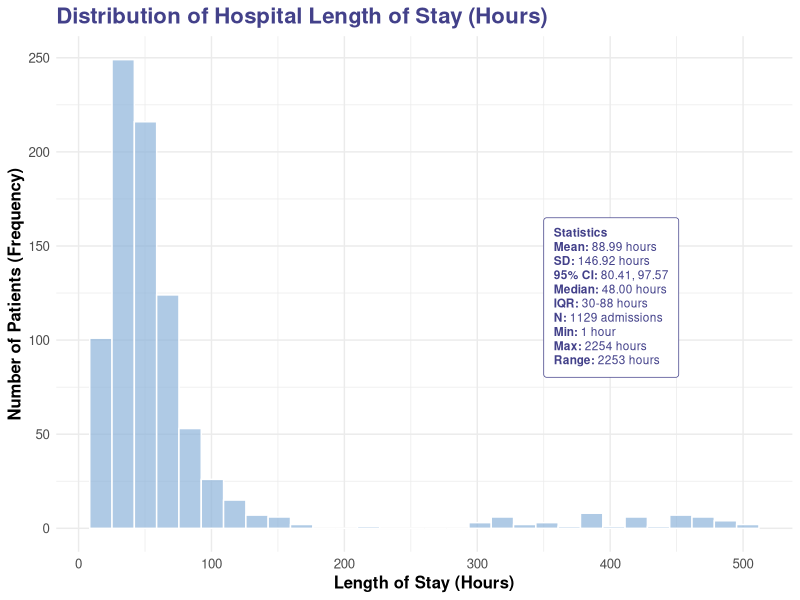
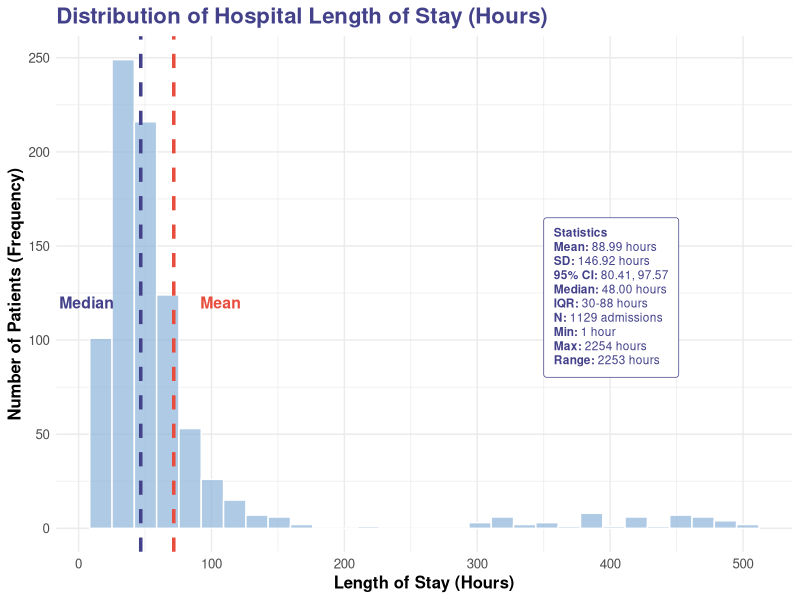
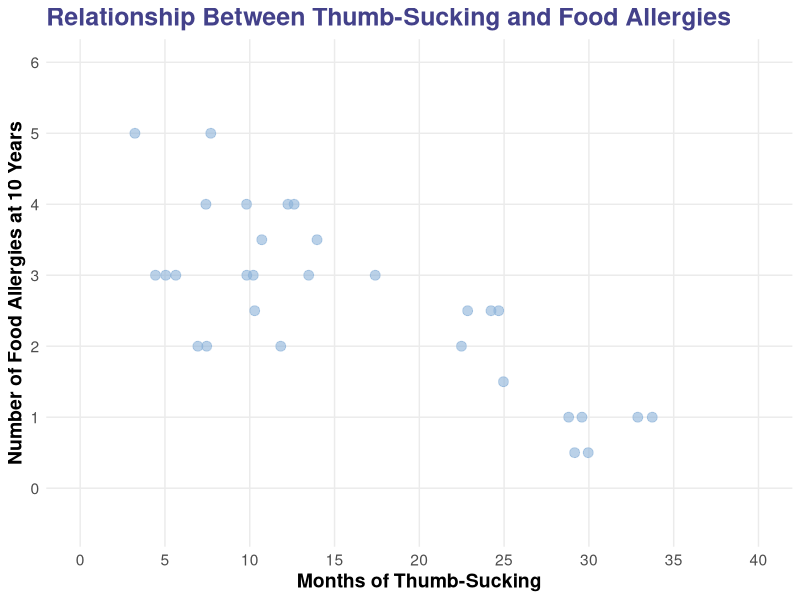

Recreate these plots in R, in order.
## ---- chunk 1
library(ggplot2)
library(dplyr)
library(tidyr)
knitr::opts_chunk$set(echo = FALSE, warning = FALSE, message = FALSE)
## ---- chunk 2
# Create right-skewed data for hospital length of stay
set.seed(123)
los_data <- c(rlnorm(800, meanlog = 3.8, sdlog = 0.5),  # Main cluster
              runif(50, 300, 500))  # Outliers

# Create data frame
df <- data.frame(los = los_data)

# Calculate statistics
mean_los <- mean(los_data)
median_los <- median(los_data)

# Create statistics text box
library(ggtext)
stats_text <- paste0(
  "<b>Statistics</b><br>",
  "<b>Mean:</b> 88.99 hours<br>",
  "<b>SD:</b> 146.92 hours<br>",
  "<b>95% CI:</b> 80.41, 97.57<br>",
  "<b>Median:</b> 48.00 hours<br>",
  "<b>IQR:</b> 30-88 hours<br>",
  "<b>N:</b> 1129 admissions<br>",
  "<b>Min:</b> 1 hour<br>",
  "<b>Max:</b> 2254 hours<br>",
  "<b>Range:</b> 2253 hours"
)

# Create the plot WITHOUT mean and median lines
ggplot(df, aes(x = los)) +
  geom_histogram(bins = 30, fill = "#8CB3D9", color = "white", alpha = 0.7) +
  # Add statistics box using ggtext
  annotate("richtext", x = 350, y = 165, label = stats_text,
           hjust = 0, vjust = 1, size = 3,
           fill = "white", color = "#43418A",
           label.padding = unit(0.5, "lines"),
           label.r = unit(0.15, "lines")) +
  labs(title = "Distribution of Hospital Length of Stay (Hours)",
       x = "Length of Stay (Hours)",
       y = "Number of Patients (Frequency)") +
  theme_minimal() +
  theme(text = element_text(size = 12),
        plot.title = element_text(size = 16, face = "bold", color = "#43418A"),
        axis.title = element_text(size = 12, face = "bold"))
## ---- chunk 3
# Create right-skewed data for hospital length of stay
set.seed(123)
los_data <- c(rlnorm(800, meanlog = 3.8, sdlog = 0.5),  # Main cluster
              runif(50, 300, 500))  # Outliers

# Create data frame
df <- data.frame(los = los_data)

# Calculate statistics
mean_los <- mean(los_data)
median_los <- median(los_data)

# Create statistics text box
library(ggtext)
stats_text <- paste0(
  "<b>Statistics</b><br>",
  "<b>Mean:</b> 88.99 hours<br>",
  "<b>SD:</b> 146.92 hours<br>",
  "<b>95% CI:</b> 80.41, 97.57<br>",
  "<b>Median:</b> 48.00 hours<br>",
  "<b>IQR:</b> 30-88 hours<br>",
  "<b>N:</b> 1129 admissions<br>",
  "<b>Min:</b> 1 hour<br>",
  "<b>Max:</b> 2254 hours<br>",
  "<b>Range:</b> 2253 hours"
)

# Create the plot WITH mean and median lines
ggplot(df, aes(x = los)) +
  geom_histogram(bins = 30, fill = "#8CB3D9", color = "white", alpha = 0.7) +
  geom_vline(xintercept = median_los, color = "#43418A", linetype = "dashed", size = 1.2) +
  geom_vline(xintercept = mean_los, color = "#E74C3C", linetype = "dashed", size = 1.2) +
  annotate("text", x = median_los - 20, y = 120, label = "Median", 
           color = "#43418A", fontface = "bold", size = 4, hjust = 1) +
  annotate("text", x = mean_los + 20, y = 120, label = "Mean", 
           color = "#E74C3C", fontface = "bold", size = 4, hjust = 0) +
  # Add statistics box using ggtext
  annotate("richtext", x = 350, y = 165, label = stats_text,
           hjust = 0, vjust = 1, size = 3,
           fill = "white", color = "#43418A",
           label.padding = unit(0.5, "lines"),
           label.r = unit(0.15, "lines")) +
  labs(title = "Distribution of Hospital Length of Stay (Hours)",
       x = "Length of Stay (Hours)",
       y = "Number of Patients (Frequency)") +
  theme_minimal() +
  theme(text = element_text(size = 12),
        plot.title = element_text(size = 16, face = "bold", color = "#43418A"),
        axis.title = element_text(size = 12, face = "bold"))
## ---- chunk 4
# Create the 2x2 table
library(knitr)
library(kableExtra)

contingency_table <- data.frame(
  Test = c("Test Positive", "Test Negative", "Total"),
  `Has AKI` = c("70 (TP)", "30 (FN)", "100"),
  `No AKI` = c("10 (FP)", "90 (TN)", "100"),
  Total = c("80", "120", "200")
)

kable(contingency_table, col.names = c("", "Has AKI", "No AKI", "Total"),
      align = c("l", "c", "c", "c")) %>%
  kable_styling(bootstrap_options = c("striped", "hover", "condensed"),
                full_width = FALSE, font_size = 20) %>%
  column_spec(1, bold = TRUE) %>%
  column_spec(2, background = "#f0f0f0") %>%
  row_spec(0, bold = TRUE, color = "white", background = "#43418A")
## ---- chunk 5
# Create the 2x2 table for question 9
contingency_table_9 <- data.frame(
  Test = c("Test Positive", "Test Negative", "Total"),
  `Has EoE` = c("20 (TP)", "5 (FN)", "25"),
  `No EoE` = c("10 (FP)", "65 (TN)", "75"),
  Total = c("30", "70", "100")
)

kable(contingency_table_9, col.names = c("", "Has EoE (Disease)", "No EoE (Healthy)", "Total"),
      align = c("l", "c", "c", "c")) %>%
  kable_styling(bootstrap_options = c("striped", "hover", "condensed"),
                full_width = FALSE, font_size = 20) %>%
  column_spec(1, bold = TRUE) %>%
  row_spec(0, bold = TRUE, color = "white", background = "#43418A")
## ---- chunk 6
# Create the 2x2 table for question 9
contingency_table_9 <- data.frame(
  Test = c("Test Positive", "Test Negative", "Total"),
  `Has EoE` = c("20 (TP)", "5 (FN)", "25"),
  `No EoE` = c("10 (FP)", "65 (TN)", "75"),
  Total = c("30", "70", "100")
)

kable(contingency_table_9, col.names = c("", "Has EoE (Disease)", "No EoE (Healthy)", "Total"),
      align = c("l", "c", "c", "c")) %>%
  kable_styling(bootstrap_options = c("striped", "hover", "condensed"),
                full_width = FALSE, font_size = 20) %>%
  column_spec(1, bold = TRUE) %>%
  row_spec(0, bold = TRUE, color = "white", background = "#43418A")
## ---- chunk 7
# Create data with negative correlation matching the original pattern
set.seed(123)
n <- 30  # Fewer points to match the original

# Create thumb_sucking values distributed across the range
thumb_sucking <- c(
  runif(8, 3, 8),    # cluster of points at 3-8 months
  runif(6, 8, 12),   # points at 8-12 months  
  runif(5, 12, 18),  # points at 12-18 months
  runif(5, 18, 25),  # points at 18-25 months
  runif(4, 25, 32),  # points at 25-32 months
  runif(2, 32, 38)   # a few points at 32-38 months
)

# Create food allergies with negative correlation and realistic integer-like values
food_allergies <- numeric(n)
for(i in 1:n) {
  # Base negative correlation
  base_allergies <- 4.5 - 0.11 * thumb_sucking[i]
  # Add some noise but keep values realistic (0-5 range)
  food_allergies[i] <- base_allergies + rnorm(1, 0, 0.7)
  # Round to nearest 0.5 to get more discrete-looking values
  food_allergies[i] <- round(food_allergies[i] * 2) / 2
  # Ensure within 0-5 range
  food_allergies[i] <- pmax(0, pmin(5, food_allergies[i]))
}

# Manually adjust some points to match the pattern better
# Add some specific points that match the original
food_allergies[thumb_sucking < 8] <- sample(c(2, 3, 3, 4, 5), 
                                            sum(thumb_sucking < 8), 
                                            replace = TRUE)
food_allergies[thumb_sucking > 30] <- sample(c(0, 1), 
                                             sum(thumb_sucking > 30), 
                                             replace = TRUE)

# Create data frame
scatter_data <- data.frame(
  thumb_sucking = thumb_sucking,
  food_allergies = food_allergies
)

# Create the plot WITHOUT trend line
ggplot(scatter_data, aes(x = thumb_sucking, y = food_allergies)) +
  geom_point(color = "#8CB3D9", alpha = 0.6, size = 3) +
  labs(title = "Relationship Between Thumb-Sucking and Food Allergies",
       x = "Months of Thumb-Sucking",
       y = "Number of Food Allergies at 10 Years") +
  scale_y_continuous(breaks = 0:6, limits = c(-0.5, 6)) +
  scale_x_continuous(breaks = seq(0, 40, 5), limits = c(0, 40)) +
  theme_minimal() +
  theme(text = element_text(size = 14),
        plot.title = element_text(size = 18, face = "bold", color = "#43418A"),
        axis.title = element_text(size = 14, face = "bold"),
        panel.grid.minor = element_blank())
